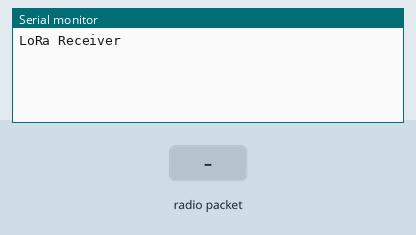
This sketch was run on a simulated Arduino Uno, built with avr-gcc and run on an emulated ATmega328P. Parts: the last lines printed to the serial monitor. Inputs (shaded band) come from the test bench. No radio packets arrive unless stated.

Above: at 1.2 s.
1.3 s: radio packet "1" arrives
At 2.5 s:
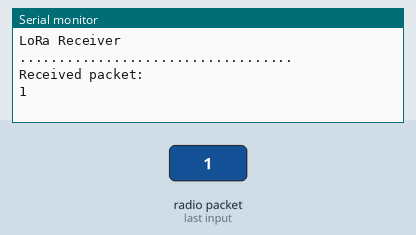
2.8 s: radio packet "0" arrives
At 3.9 s:
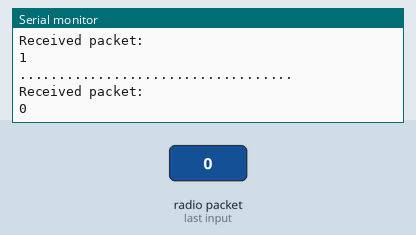
4.3 s: radio packet "2" arrives
At 5.1 s:
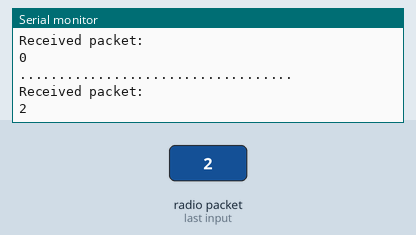

Measured:
- after the input at 1.3 s, the serial monitor: prints a new line at once (image 1)
- after the input at 2.8 s, the serial monitor: prints a new line after 0.08 s (image 2)
- after the input at 4.3 s, the serial monitor: prints a new line after 0.09 s (image 3)

The sketch:

Receiver.ino
```cpp
#include <SPI.h>
#include <LoRa.h>

void setup() {
  // put your setup code here, to run once:
  Serial.begin(9600);
  while (!Serial);
  Serial.println("LoRa Receiver");
  if (!LoRa.begin(433E6)) {
    Serial.println("Starting LoRa failed!");
    while (1);
  }
}

void loop() {
  // put your main code here, to run repeatedly:
  delay(100);
  int packetSize = LoRa.parsePacket();
  if (packetSize)
  {
    // received a paket
    Serial.println("");
    Serial.println("...................................");
    Serial.println("Received packet: ");

    // read packet
    while (LoRa.available()) {
      char incoming = (char)LoRa.read();
      Serial.print(incoming);
    }
  }
}
```
